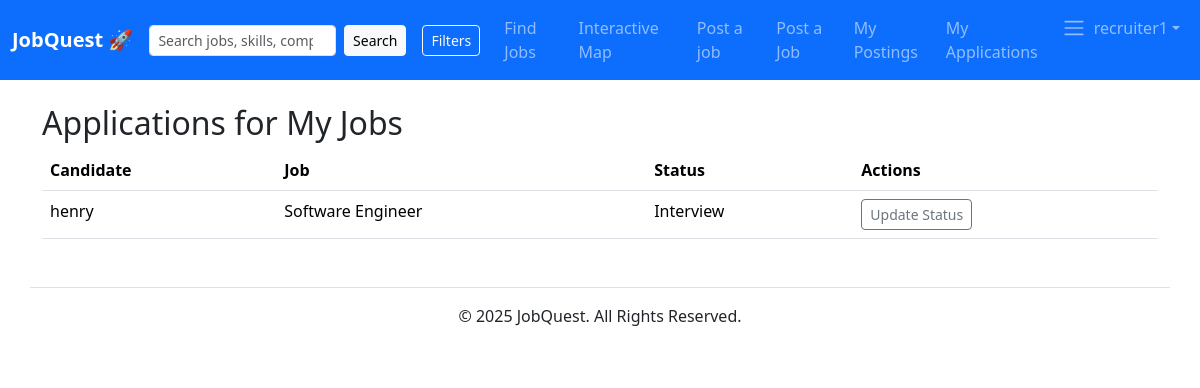
The page /search/recruiter/applications/ (signed in) on the database its author committed.
### jobs/models.py (models this page shows, shortened)
class Application(models.Model):
	STATUS_CHOICES = [
        ('applied', 'Applied'),
        ('review', 'In Review'),
        ('interview', 'Interview'),
        ('offer', 'Offer'),
        ('closed', 'Closed'),
    ]
	job = models.ForeignKey(Job, on_delete=models.CASCADE, related_name='applications')
	user = models.ForeignKey(settings.AUTH_USER_MODEL, on_delete=models.CASCADE)
	cover_letter_text = models.TextField(blank=True)
	cover_letter_file = models.FileField(upload_to='applications/', blank=True, null=True)
	submitted_at = models.DateTimeField(default=timezone.now)
	status = models.CharField(max_length=20, choices=STATUS_CHOICES, default="applied")
	applicant_location = models.CharField(max_length=255, blank=True)
	applicant_latitude = models.FloatField(null=True, blank=True)
	applicant_longitude = models.FloatField(null=True, blank=True)

class Job(models.Model):
	title = models.CharField(max_length=255)
	company = models.CharField(max_length=255, blank=True)
	location = models.CharField(max_length=255, blank=True)
	description = models.TextField(blank=True)
	posted_at = models.DateTimeField(default=timezone.now)
	latitude = models.FloatField(null=True, blank=True)
	longitude = models.FloatField(null=True, blank=True)
	salary_min = models.IntegerField(null=True, blank=True)
	salary_max = models.IntegerField(null=True, blank=True)
	VISA_CHOICES = [
		('none', 'None'),
		('sponsor', 'Sponsorship available'),
	]
	visa_sponsorship = models.CharField(max_length=32, choices=VISA_CHOICES, default='none')
	owner = models.ForeignKey(User, on_delete=models.CASCADE, related_name="jobs", null=True, blank=True)

### jobs/views.py (the view)
# urls.py: path("recruiter/applications/", views.recruiter_applications, name="recruiter_applications"),
@login_required
def recruiter_applications(request):
    profile = getattr(request.user, "profile", None)
    if not profile or not profile.is_recruiter:
        return HttpResponseForbidden("You are not authorized.")
    apps = (
        Application.objects.filter(job__owner=request.user)
        .select_related("job", "user")
        .order_by("-submitted_at")
    )
    return render(request, "jobs/recruiter_applications.html", {"applications": apps})

### accounts/context_processors.py (called while the page is built)
def user_profile(request):
    user = getattr(request, 'user', None)
    profile = None
    if user and user.is_authenticated:
        try:
            profile = user.profile
        except Exception:
            profile = None
    return {'user_profile': profile}

### jobs/templates/jobs/recruiter_applications.html (shortened to what this page needs)
{% extends "base.html" %}
{% block content %}
<h2>Applications for My Jobs</h2>
<table class="table">
    <thead>
        <tr><th>Candidate</th><th>Job</th><th>Status</th><th>Actions</th></tr>
    </thead>
    <tbody>
        {% for app in applications %}
        <tr>
            <td>{{ app.user.username }}</td>
            <td>{{ app.job.title }}</td>
            <td>{{ app.get_status_display }}</td>
            <td>
                <a href="{% url 'jobs:update_status' app.pk %}" class="btn btn-sm btn-outline-secondary">Update Status</a>
            </td>
        </tr>
        {% empty %}
        <tr><td colspan="4">No applications received yet.</td></tr>
        {% endfor %}
    </tbody>
</table>
{% endblock %}

### linkedout/templates/base.html (shortened to what this page needs)
{% load static %}
<!DOCTYPE html>
<html lang="en">
<head>
    <link href="https://cdn.jsdelivr.net/npm/bootstrap@5.3.2/dist/css/bootstrap.min.css" rel="stylesheet">
</head>
<body>
    <nav class="navbar navbar-expand-lg navbar-dark bg-primary">
        <div class="container-fluid">
            <a class="navbar-brand fw-bold" href="/">JobQuest 🚀</a>
            <div class="collapse navbar-collapse" id="navbarNav">
                <ul class="navbar-nav me-auto mb-2 mb-lg-0 align-items-center">
                    <li class="nav-item me-3">
                        <form class="d-flex" role="search" method="get" action="/search/">
                          <input class="form-control form-control-sm" type="search" placeholder="Search jobs, skills, companies" aria-label="Search" name="q">
                          <button class="btn btn-sm btn-light ms-2" type="submit">Search</button>
                        </form>
                    </li>
                    <li class="nav-item me-3">
                        <button class="btn btn-outline-light btn-sm" type="button" data-bs-toggle="offcanvas" data-bs-target="#filterOffcanvas" aria-controls="filterOffcanvas">Filters</button>
                    </li>
                    <li class="nav-item">
                        <a class="nav-link" href="{% url 'jobs:search' %}">Find Jobs</a> </li>
                    <li class="nav-item">
                        <a class="nav-link" href="{% url 'jobs:interactive_map' %}">Interactive Map</a> </li>
                    {% if request.user.is_authenticated and user_profile and user_profile.is_recruiter %}
                    <li class="nav-item">
                        <a class="nav-link" href="{% url 'jobs:post_job' %}">Post a job</a> </li>
                    {% endif %}
                </ul>
                <ul class="navbar-nav">
                    {% if user.is_authenticated %}
                        {% if user_profile and user_profile.is_recruiter %}
                            <li class="nav-item"><a href="{% url 'jobs:post_job' %}" class="nav-link">Post a Job</a></li>
                            <li class="nav-item"><a href="{% url 'jobs:my_postings' %}" class="nav-link">My Postings</a></li>
                            <li class="nav-item"><a href="{% url 'jobs:recruiter_applications' %}" class="nav-link">My Applications</a></li>
                        {% else %}
                            <li class="nav-item"><a href="{% url 'jobs:my_applications' %}" class="nav-link">My Applications</a></li>
                            <li class="nav-item"><a href="#" class="nav-link">Recommendations</a></li>
                        {% endif %}
                        <li class="nav-item dropdown">
                            <a class="nav-link dropdown-toggle d-flex align-items-center" href="#" role="button" data-bs-toggle="dropdown" aria-expanded="false">
                                {% if user_profile and user_profile.avatar %}
                                    <img src="{{ user_profile.avatar.url }}" alt="avatar" class="rounded-circle me-2" style="width:36px; height:36px; object-fit:cover;">
                                {% else %}
                                    <span class="navbar-toggler-icon me-2"></span>
                                {% endif %}
                                <span class="d-none d-lg-inline">{{ user.username }}</span>
                            </a>
                        </li>
                    {% endif %}
                </ul>
            </div>
        </div>
    </nav>
    <main class="container mt-4">
        {% block content %}
        {% endblock %}
    </main>
    <footer class="container text-center mt-5 py-3 border-top">
        <p>&copy; {% now "Y" %} JobQuest. All Rights Reserved.</p>
    </footer>
</body>
</html>

### rows shown on the page
Application: user.username "henry", job "Software Engineer", status "Interview"

### other values the page prints
{{ user.username }} "recruiter1"
